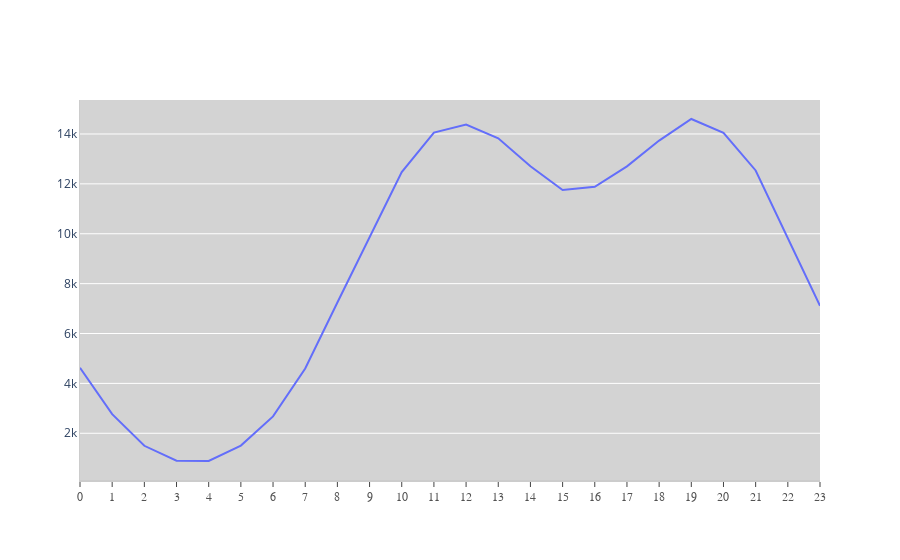

This figure's notebook cell:
### Code cell
fig = go.Figure()
# You can pull individual columns of data from the dataset and use markers or not
fig.add_trace(go.Scatter(x = hours, y = df.groupby(['Hour']).count().reset_index()['Quantity Ordered'], 
                        mode='lines'))

# Go crazy styling the figure
fig.update_layout(
    # Shows gray line without grid, styling fonts, linewidths and more
    xaxis=dict(
        showline=True,
        showgrid=False,
        showticklabels=True,
        tickmode = 'linear',
        linecolor='rgb(204, 204, 204)',
        linewidth=2,
        ticks='outside',
        tickfont=dict(
            family='Arial',
            size=12,
            color='rgb(82, 82, 82)',
        ),
    ),
    # Turn off everything on y axis
    yaxis=dict(
        showgrid=True,
        zeroline=True,
        showline=True,
        showticklabels=True,
        linecolor='rgb(204, 204, 204)',
    ),

    showlegend=False,
    plot_bgcolor='lightgray'
)

### Figure 1 — Plotly figure (JSON) as saved in the notebook; plotly's stock layout.template omitted (floating-point values rounded to 4 significant figures)
{"data": [{"mode": "lines", "type": "scatter", "x": [0, 1, 2, 3, 4, 5, 6, 7, 8, 9, 10, 11, 12, 13, 14, 15, 16, 17, 18, 19, 20, 21, 22, 23], "y": [4623, 2766, 1498, 900, 888, 1505, 2677, 4598, 7244, 9888, 12470, 14056, 14378, 13828, 12706, 11755, 11883, 12703, 13737, 14601, 14047, 12538, 9856, 7109]}], "layout": {"plot_bgcolor": "lightgray", "showlegend": false, "xaxis": {"linecolor": "rgb(204, 204, 204)", "linewidth": 2, "showgrid": false, "showline": true, "showticklabels": true, "tickfont": {"color": "rgb(82, 82, 82)", "family": "Arial", "size": 12}, "tickmode": "linear", "ticks": "outside"}, "yaxis": {"linecolor": "rgb(204, 204, 204)", "showgrid": true, "showline": true, "showticklabels": true, "zeroline": true}}}
